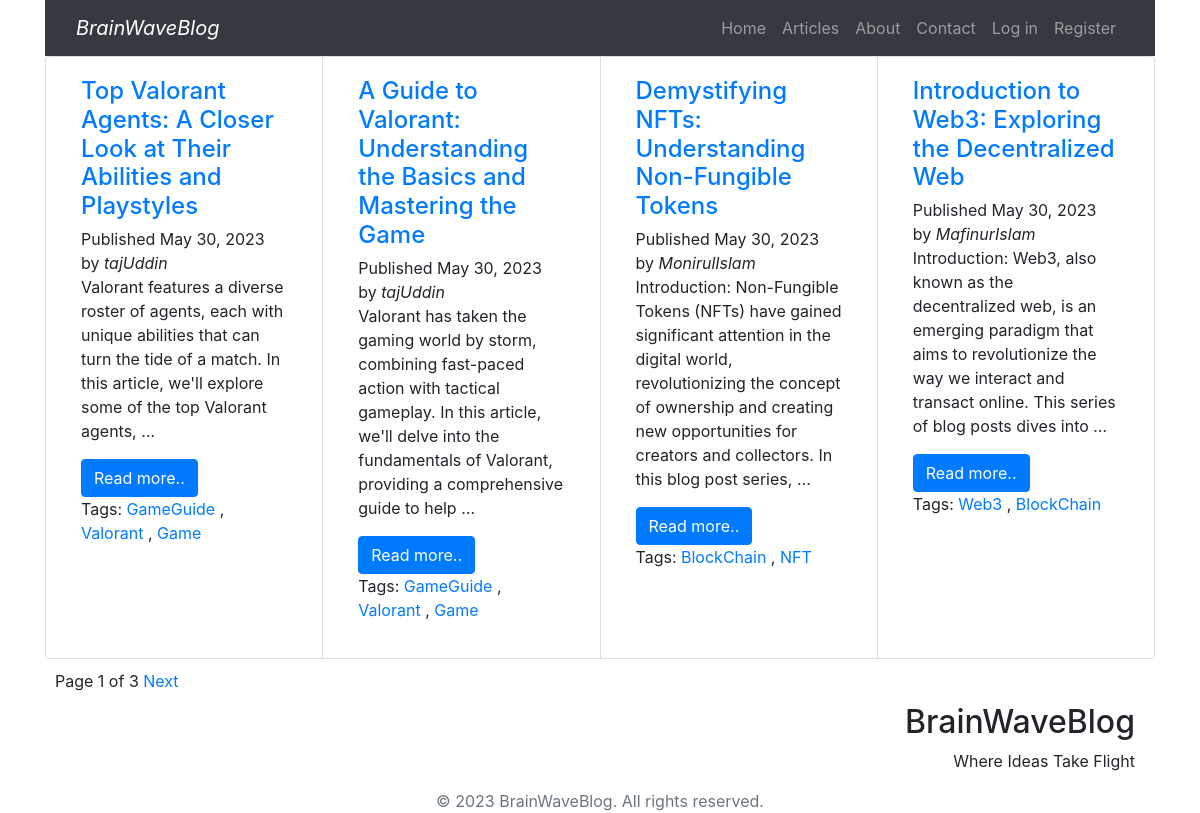
Page /blog/posts/ on the committed database.
### blog/models.py (models this page shows, shortened)
class Post(models.Model):
    STATUS_CHOICES = (
    ('draft', 'Draft'),
    ('published', 'Published'),
    )
    title = models.CharField(max_length=250)
    slug = models.SlugField(max_length=250,
                            unique_for_date='publish')
    author = models.ForeignKey(User,
                               on_delete=models.CASCADE,
                               related_name='posts')
    body = models.TextField()
    publish = models.DateTimeField(default=timezone.now)
    created = models.DateTimeField(auto_now_add=True)
    updated = models.DateTimeField(auto_now=True)
    status = models.CharField(max_length=10,
                              choices=STATUS_CHOICES,
                              default='draft')
    tags = TaggableManager()
    objects = models.Manager()
    published = PublishedManager()
    def get_absolute_url(self):
        return reverse('blog:post_detail',
        args=[self.publish.year,
        self.publish.month,
        self.publish.day, self.slug])
    class Meta:
        ordering = ('-publish',)

### blog/views.py (the view)
# urls.py: path('posts/', views.post_list, name='post_list'),
def post_list(request, tag_slug=None):
    object_list = Post.published.all()
    tag = None
    if tag_slug:
        tag = get_object_or_404(Tag, slug=tag_slug)
        object_list = object_list.filter(tags__in=[tag,])
    paginator = Paginator(object_list, 4)
    page = request.GET.get('page')
    try:
        posts = paginator.page(page)
    except PageNotAnInteger:
        posts = paginator.page(1)
    except EmptyPage:
        posts = paginator.page(paginator.num_pages)
    context = { 'page': page,
                'posts': posts,
                'tag': tag
                }
    return render(request, 'blog/post/list.html',
                  context)

### blog/models.py (called while the page is built)
    def get_queryset(self):
        return super(PublishedManager, self).get_queryset()\
                     .filter(status='published')

### blog/templates/blog/post/list.html (shortened to what this page needs)
{% extends "base.html" %}
{% block content %}
<div class="card-group">
{% for post in posts %}
<div class="card container-fluid" style="width: 24rem;">
    <div class="card-body">
        <h4 class="card-title">
            <a href="{{ post.get_absolute_url }}">{{ post.title }}</a>
        </h4>
        <p class="card-subtitle">
            Published {{ post.publish.date }} by <i>{{ post.author }}</i>
        </p>
        <div class="card-text justify-content-center">
            {{ post.body|truncatewords:30|linebreaks }}
        </div>
        <a href="{{ post.get_absolute_url }}" class="btn btn-primary">Read more..</a>
        <p class="tex-info">Tags:
            {% for tag in post.tags.all %}
            <a href="{% url 'blog:post_list_by_tag' tag.slug %}">{{ tag.name }}</a>
            {% if not forloop.last %}, {% endif %}
            {% empty %} <i>None</i>
            {% endfor %}
        </p>
    </div>
</div>
{% endfor %}
</div>
<div style="text-align: center;">{% include "pagination.html" with page=posts %}
</div>
{% endblock %}

### rows in the picture
Post: title "Top Valorant Agents: A Closer Look at Their Abilities and Playstyles", publish "May 30, 2023", author "tajUddin", body "Valorant features a diverse roster of agents, each with unique abilities that can turn the tide of a match. In this article, we'll explore some of the top Valorant agents, …"
Tag: name "GameGuide"
Tag: name "Valorant"
Tag: name "Game"
Post: title "A Guide to Valorant: Understanding the Basics and Mastering the Game", publish "May 30, 2023", author "tajUddin", body "Valorant has taken the gaming world by storm, combining fast-paced action with tactical gameplay. In this article, we'll delve into the fundamentals of Valorant, providing a comprehensive guide to help …"
Post: title "Demystifying NFTs: Understanding Non-Fungible Tokens", publish "May 30, 2023", author "MonirulIslam", body "Introduction: Non-Fungible Tokens (NFTs) have gained significant attention in the digital world, revolutionizing the concept of ownership and creating new opportunities for creators and collectors. In this blog post series, …"
Tag: name "BlockChain"
Tag: name "NFT"
Post: title "Introduction to Web3: Exploring the Decentralized Web", publish "May 30, 2023", author "MafinurIslam", body "Introduction: Web3, also known as the decentralized web, is an emerging paradigm that aims to revolutionize the way we interact and transact online. This series of blog posts dives into …"
Tag: name "Web3"

### other values in the picture
{{ page.number }} "1"
{{ page.paginator.num_pages }} "3"
